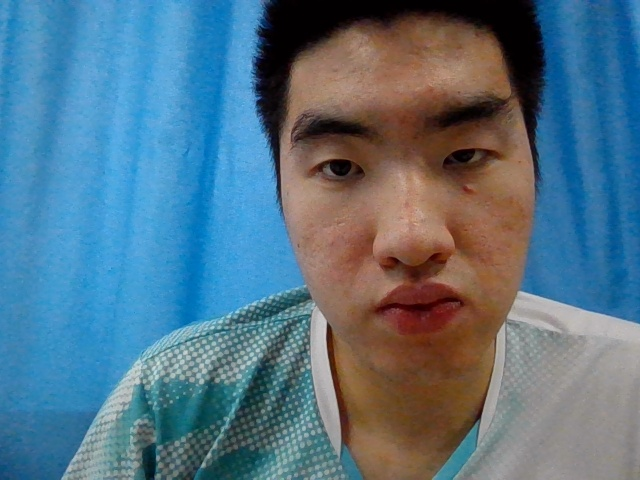
#> input picture output/camera.jpg, 640 x 480 px
$ python -i get_heatmap.py   (imports and definitions only)
#> lines starting #> are read from the running program, lines starting #| are printed output that depends on the picture
import enum
from math import sqrt
import os
import seaborn as sns
import matplotlib.pyplot as plt
import matplotlib.colors as mplcolors
import pandas as pd
import cv2
from tqdm import tqdm
import config
from rects import *

class DataType(enum.Enum):
    OpencvRect = 0
    YoloTxt = 1

class ReturnType(enum.Enum):
    Keep = 0
    Unit = 1
    Scaled = 2

def is_rect_unit(rect) -> bool:
    return all([0 <= value <= 1 for value in rect])

def is_rects_unit(rects) -> bool:
    return all([is_rect_unit(rect) for rect in rects])

def get_image_rect(img):

    color = (0, 255, 0)

    grey = cv2.cvtColor(img, cv2.COLOR_BGR2GRAY)

    classfier = cv2.CascadeClassifier(config.classifier_data)
    faceRects = classfier.detectMultiScale(grey, scaleFactor=1.2, minNeighbors=3, minSize=(32, 32))

    # print(faceRects)

    return faceRects

# [33 lines left out: functions get_image_rect_yolo, format_rect, not called in this run]

def format_rects(rects, origin: ReturnType=ReturnType.Keep, to: ReturnType=ReturnType.Keep, resx=0.0, resy=0.0):
    return [format_rect(rect, origin, to, resx, resy) for rect in rects]

def inspect_image(image_path: str, data_type: DataType=DataType.OpencvRect, ret_type: ReturnType=ReturnType.Keep, resx=0.0, resy=0.0) -> list:

#> called with image_path = '../../output/camera.jpg', resx = 0, resy = 0
    image = cv2.imread(image_path)
#> image is the input picture: shape (480, 640, 3); mean B, G, R 133.8, 115.3, 85.3

    raw_rects = []
    match data_type:
        case DataType.OpencvRect:
            raw_rects = list(get_image_rect(image))
        case DataType.YoloTxt:
            raw_rects = get_image_rect_yolo(image_path)
        case _:
            return []
#> in get_image_rect, `grey = cv2.cvtColor(img, cv2.COLOR_BGR2GRAY)`:
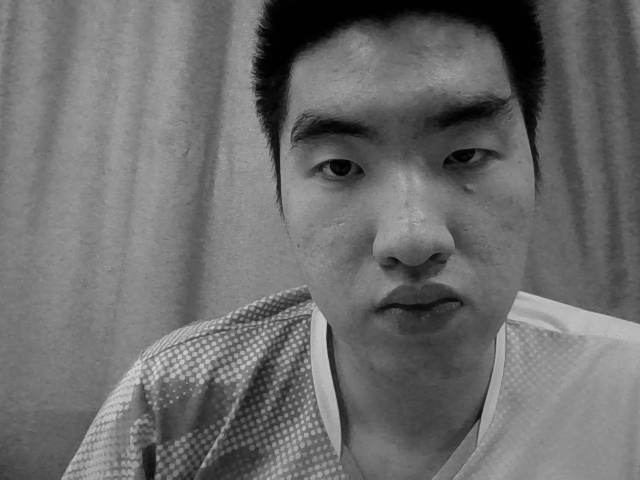
#> grey: shape (480, 640); min 0, max 222, mean 108.4
#> in get_image_rect, `faceRects = classfier.detectMultiScale(grey, scaleFactor=1.2, minNeigh..`: faceRects = [[234, 30, 345, 345]]

    match ret_type:
        case ReturnType.Keep:
            return raw_rects
        case ReturnType.Unit:
            if is_rects_unit(raw_rects):
                return raw_rects
            else:
                return format_rects(raw_rects, origin=ReturnType.Scaled, to=ReturnType.Unit, resx=resx, resy=resy)
        case ReturnType.Scaled:
            if is_rects_unit(raw_rects):
                return format_rects(raw_rects, origin=ReturnType.Unit, to=ReturnType.Scaled, resx=resx, resy=resy)
            else:
                return raw_rects

def inspect_webcam():
    pass

# [191 lines left out: functions inspect_video, get_object_xywh_yolo, get_objects_xywh_yolo, get_object_center_yolo, get_object_center_scaled, scaled_locations_to_unit and 4 more, not called in this run]

def get_video_xy(path: str) -> tuple[float, float]:
    capture = cv2.VideoCapture(path)
    return (capture.get(cv2.CAP_PROP_FRAME_WIDTH), capture.get(cv2.CAP_PROP_FRAME_HEIGHT))

# [43 lines left out: function main, not called in this run]

# [2 lines not run here, left out]

>>> result = inspect_image('../../output/camera.jpg')
#> result = [[234, 30, 345, 345]]
